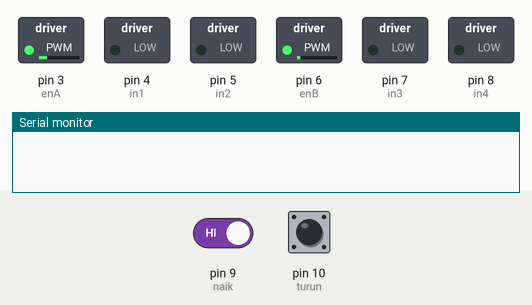
The sketch below on a simulated Arduino Uno, built with avr-gcc and run on an emulated ATmega328P. Parts: switched loads named in the sketch (green lamp = pin HIGH), the last lines printed to the serial monitor. Inputs (shaded band) come from the test bench; at power-on: pin 9 (naik) HIGH, pin 10 (turun) HIGH.

Above: at 1.2 s.
1.3 s: pin 9 (naik) driven LOW
At 1.9 s:
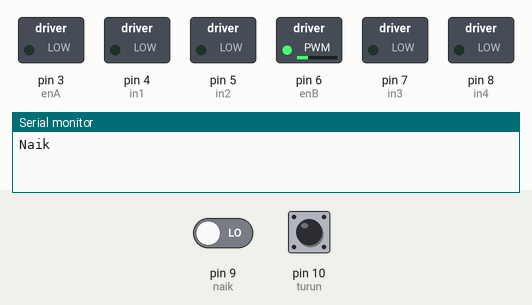
At 6.9 s:
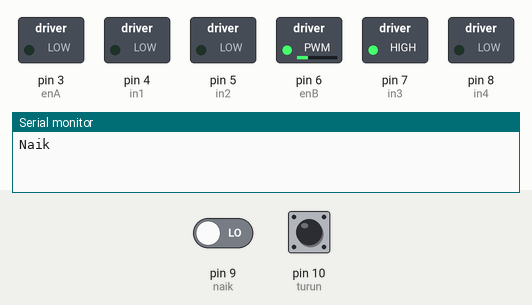
Timing chart, 0 to 14.2 s (numbered marks = the images above; inputs shaded):
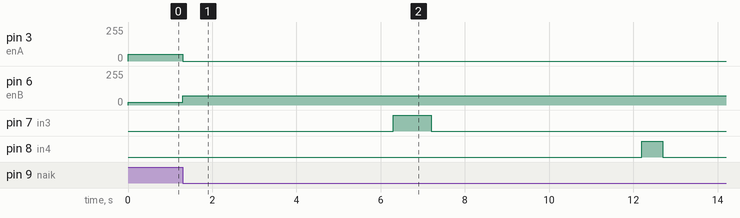

Measured:
- after the input at 1.3 s, pin 3 (enA): 50/255 → 0/255 at once; pin 6 (enB): 20/255 → 70/255 at once; pin 7 (in3): LOW → HIGH after 5.0 s, → LOW 0.90 s later; pin 8 (in4): LOW → HIGH after 10.9 s, → LOW 0.50 s later

The sketch:

liftMotorDc.ino
```cpp
const int naik = 9;     //mendefinisi pin dengan menyimpan pin 9 didalam variabel naik
const int turun = 10;   //mendefinisi pin dengan menyimpan pin 10 didalam variabel turun

const int enA = 3;      //mendefinisi pin dengan menyimpan pin 3 didalam variabel enA
const int in1 = 4;
const int in2 = 5;

const int enB = 6;
const int in3 = 7;
const int in4 = 8;

void setup() {    //fungsi untuk menjalankan inisialisasi pin, berjalan sekali kecuali arduino di reset

  pinMode(naik, INPUT);     //inisialisasi pin naik sebagai inputan
  pinMode(turun, INPUT);

  pinMode(enA, OUTPUT);     //menginisialisasikan enA sebagai output untuk mengatur kecepatan lift
  pinMode(enB, OUTPUT);     //menginisialisasikan enA sebagai output untuk mengatur kecepatan lift

  pinMode(in1, OUTPUT);     //menginisialisasikan in1 sebagai output untuk memutarkan motor dc arah kiri kada motor dc 1
  pinMode(in2, OUTPUT);     //menginisialisasikan in1 sebagai output untuk memutarkan motor dc arah kanan kada motor dc 1
  pinMode(in3, OUTPUT);     //menginisialisasikan in1 sebagai output untuk memutarkan motor dc arah kiri kada motor dc 2
  pinMode(in4, OUTPUT);     //menginisialisasikan in1 sebagai output untuk memutarkan motor dc arah kiri kada motor dc 2

  Serial.begin(9600);       //Menjalankan serial monitor pada baudrate 9600
}

void loop() {                           //fungsi ini berjalan berulang kali terus menerus selama sistem berjalan (perulangan)
  int l_naik = digitalRead(naik);       //tampung nilai inputan dari variabel naik ke variabel l_naik
  int l_turun = digitalRead(turun);     //tampung nilai inputan dari variabel turun ke variabel l_turun

  analogWrite(enA, 50);                //mengatur kecepatan motor dc 1 dengan nilai inputan 100. kecepatan inputan 0-255
  analogWrite(enB, 20);                //mengatur kecepatan motor dc 2 dengan nilai inputan 100. kecepatan inputan 0-255
  digitalWrite(in1, LOW);               //set motor dc 1 putaran kanan menjadi mati
  digitalWrite(in2, LOW);               //set motor dc 1 putaran kiri menjadi mati
  digitalWrite(in3, LOW);               //set motor dc 2 putaran kanan menjadi mati
  digitalWrite(in4, LOW);               //set motor dc 2 putaran kanan menjadi mati

  // Lift naik
  if(l_naik == LOW){                    //cek kondisi, jika inputan sensor infrared LOW artinya ada objek naik lift maka jalankan
    Serial.println("Naik");             //cetak text 'naik' di serial monitor
    analogWrite(enA, 0);                //beri output kecepatan pada enA dengan kecepatan 0 artinya tidak berjalan
    analogWrite(enB, 70);              //beri output kecepatan pada enB dengan kecepatan 100 artinya tidak berjalan
    delay(5000);                        //waktu tunggu selama 1 detik
    digitalWrite(in3, HIGH);            //jalankan motor dc 1 putar kanan, lift naik
    delay(900);                        //waktu tunggu 1 detik
    digitalWrite(in3, LOW);             //jalankan motor dc 1 putar kanan mati
    digitalWrite(in4, LOW);             //jalankan motor dc 1 putar kiri mati
    delay(5000);                        //waktu tunggu 5 detik
    digitalWrite(in4, HIGH);            //jalankan motor dc 1 putar kanan, lift turun, posisi default
    delay(500);                         //waktu tunggu kurang dari 1 detik
    digitalWrite(in3, LOW);             //jalankan motor dc 1 putar kiri mati
    digitalWrite(in4, LOW);             //jalankan motor dc 1 putar kiri mati
    delay(1000);                        //waktu tunggu selama 1 detik
  }

  // Lift turun
  if(l_turun == LOW){                   //cek kondisi, jika inputan sensor infrared LOW artinya ada objek naik lift maka jalankan
    Serial.println("turun");            //cetak text 'turun' di serial monitor
    analogWrite(enB, 0);                //beri output kecepatan pada enB dengan kecepatan 0 artinya tidak berjalan
    analogWrite(enA, 70);              //beri output kecepatan pada enA dengan kecepatan 100 artinya tidak berjalan
    delay(5000);                        //waktu tunggu selama 1 detik
    digitalWrite(in2, HIGH);            //jalankan motor dc 2 putar kiri, lift turun
    delay(1000);                        //waktu tunggu selama 1,2 detik
    digitalWrite(in1, LOW);             //jalankan motor dc 2 putar kiri mati
    digitalWrite(in2, LOW);             //jalankan motor dc 2 putar kiri mati
    delay(5000);                        //waktu tunggu selama 5 detik
    digitalWrite(in1, HIGH);            //jalankan motor dc 2 putar kiri, lift naik, posisi default
    delay(1500);                        //waktu tunggu selama 1.7 detik
    digitalWrite(in1, LOW);             //jalankan motor dc 2 putar kiri mati
    digitalWrite(in2, LOW);             //jalankan motor dc 2 putar kiri mati
    delay(1000);                        //waktu tunggu selama 1 detik
  }

}
```
